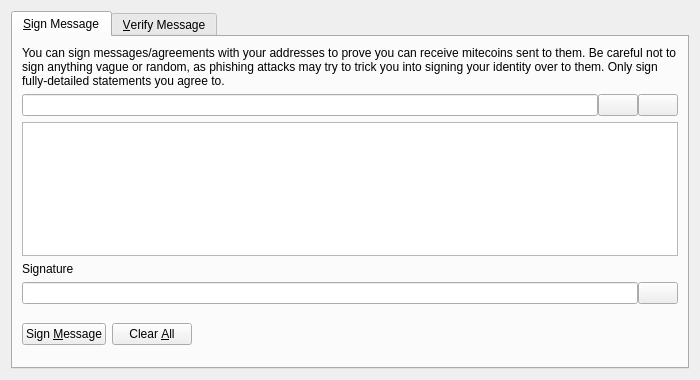
<?xml version="1.0" encoding="UTF-8"?>
<ui version="4.0">
 <class>SignVerifyMessageDialog</class>
 <widget class="QDialog" name="SignVerifyMessageDialog">
  <property name="geometry">
   <rect>
    <x>0</x>
    <y>0</y>
    <width>700</width>
    <height>380</height>
   </rect>
  </property>
  <property name="windowTitle">
   <string>Signatures - Sign / Verify a Message</string>
  </property>
  <property name="modal">
   <bool>true</bool>
  </property>
  <layout class="QVBoxLayout" name="verticalLayout">
   <item>
    <widget class="QTabWidget" name="tabWidget">
     <property name="currentIndex">
      <number>0</number>
     </property>
     <widget class="QWidget" name="tabSignMessage">
      <attribute name="title">
       <string>&amp;Sign Message</string>
      </attribute>
      <layout class="QVBoxLayout" name="verticalLayout_SM">
       <item>
        <widget class="QLabel" name="infoLabel_SM">
         <property name="text">
          <string>You can sign messages/agreements with your addresses to prove you can receive mitecoins sent to them. Be careful not to sign anything vague or random, as phishing attacks may try to trick you into signing your identity over to them. Only sign fully-detailed statements you agree to.</string>
         </property>
         <property name="textFormat">
          <enum>Qt::PlainText</enum>
         </property>
         <property name="wordWrap">
          <bool>true</bool>
         </property>
        </widget>
       </item>
       <item>
        <layout class="QHBoxLayout" name="horizontalLayout_1_SM">
         <property name="spacing">
          <number>0</number>
         </property>
         <item>
          <widget class="QValidatedLineEdit" name="addressIn_SM">
           <property name="toolTip">
            <string>The Mitecoin address to sign the message with</string>
           </property>
          </widget>
         </item>
         <item>
          <widget class="QPushButton" name="addressBookButton_SM">
           <property name="toolTip">
            <string>Choose previously used address</string>
           </property>
           <property name="text">
            <string/>
           </property>
           <property name="icon">
            <iconset resource="../bitcoin.qrc">
             <normaloff>:/icons/address-book</normaloff>:/icons/address-book</iconset>
           </property>
           <property name="shortcut">
            <string>Alt+A</string>
           </property>
           <property name="autoDefault">
            <bool>false</bool>
           </property>
          </widget>
         </item>
         <item>
          <widget class="QPushButton" name="pasteButton_SM">
           <property name="toolTip">
            <string>Paste address from clipboard</string>
           </property>
           <property name="text">
            <string/>
           </property>
           <property name="icon">
            <iconset resource="../bitcoin.qrc">
             <normaloff>:/icons/editpaste</normaloff>:/icons/editpaste</iconset>
           </property>
           <property name="shortcut">
            <string>Alt+P</string>
           </property>
           <property name="autoDefault">
            <bool>false</bool>
           </property>
          </widget>
         </item>
        </layout>
       </item>
       <item>
        <widget class="QPlainTextEdit" name="messageIn_SM">
         <property name="toolTip">
          <string>Enter the message you want to sign here</string>
         </property>
        </widget>
       </item>
       <item>
        <widget class="QLabel" name="signatureLabel_SM">
         <property name="text">
          <string>Signature</string>
         </property>
         <property name="textFormat">
          <enum>Qt::PlainText</enum>
         </property>
        </widget>
       </item>
       <item>
        <layout class="QHBoxLayout" name="horizontalLayout_2_SM">
         <property name="spacing">
          <number>0</number>
         </property>
         <item>
          <widget class="QLineEdit" name="signatureOut_SM">
           <property name="font">
            <font>
             <italic>true</italic>
            </font>
           </property>
           <property name="readOnly">
            <bool>true</bool>
           </property>
          </widget>
         </item>
         <item>
          <widget class="QPushButton" name="copySignatureButton_SM">
           <property name="toolTip">
            <string>Copy the current signature to the system clipboard</string>
           </property>
           <property name="text">
            <string/>
           </property>
           <property name="icon">
            <iconset resource="../bitcoin.qrc">
             <normaloff>:/icons/editcopy</normaloff>:/icons/editcopy</iconset>
           </property>
           <property name="autoDefault">
            <bool>false</bool>
           </property>
          </widget>
         </item>
        </layout>
       </item>
       <item>
        <layout class="QHBoxLayout" name="horizontalLayout_3_SM">
         <item>
          <widget class="QPushButton" name="signMessageButton_SM">
           <property name="toolTip">
            <string>Sign the message to prove you own this Mitecoin address</string>
           </property>
           <property name="text">
            <string>Sign &amp;Message</string>
           </property>
           <property name="icon">
            <iconset resource="../bitcoin.qrc">
             <normaloff>:/icons/edit</normaloff>:/icons/edit</iconset>
           </property>
           <property name="autoDefault">
            <bool>false</bool>
           </property>
          </widget>
         </item>
         <item>
          <widget class="QPushButton" name="clearButton_SM">
           <property name="toolTip">
            <string>Reset all sign message fields</string>
           </property>
           <property name="text">
            <string>Clear &amp;All</string>
           </property>
           <property name="icon">
            <iconset resource="../bitcoin.qrc">
             <normaloff>:/icons/remove</normaloff>:/icons/remove</iconset>
           </property>
           <property name="autoDefault">
            <bool>false</bool>
           </property>
          </widget>
         </item>
         <item>
          <spacer name="horizontalSpacer_1_SM">
           <property name="orientation">
            <enum>Qt::Horizontal</enum>
           </property>
           <property name="sizeHint" stdset="0">
            <size>
             <width>40</width>
             <height>48</height>
            </size>
           </property>
          </spacer>
         </item>
         <item>
          <widget class="QLabel" name="statusLabel_SM">
           <property name="font">
            <font>
             <weight>75</weight>
             <bold>true</bold>
            </font>
           </property>
           <property name="text">
            <string/>
           </property>
           <property name="wordWrap">
            <bool>true</bool>
           </property>
          </widget>
         </item>
         <item>
          <spacer name="horizontalSpacer_2_SM">
           <property name="orientation">
            <enum>Qt::Horizontal</enum>
           </property>
           <property name="sizeHint" stdset="0">
            <size>
             <width>40</width>
             <height>48</height>
            </size>
           </property>
          </spacer>
         </item>
        </layout>
       </item>
      </layout>
     </widget>
     <widget class="QWidget" name="tabVerifyMessage">
      <attribute name="title">
       <string>&amp;Verify Message</string>
      </attribute>
      <layout class="QVBoxLayout" name="verticalLayout_VM">
       <item>
        <widget class="QLabel" name="infoLabel_VM">
         <property name="text">
          <string>Enter the receiver's address, message (ensure you copy line breaks, spaces, tabs, etc. exactly) and signature below to verify the message. Be careful not to read more into the signature than what is in the signed message itself, to avoid being tricked by a man-in-the-middle attack. Note that this only proves the signing party receives with the address, it cannot prove sendership of any transaction!</string>
         </property>
         <property name="textFormat">
          <enum>Qt::PlainText</enum>
         </property>
         <property name="alignment">
          <set>Qt::AlignLeading|Qt::AlignLeft|Qt::AlignTop</set>
         </property>
         <property name="wordWrap">
          <bool>true</bool>
         </property>
        </widget>
       </item>
       <item>
        <layout class="QHBoxLayout" name="horizontalLayout_1_VM">
         <property name="spacing">
          <number>0</number>
         </property>
         <item>
          <widget class="QValidatedLineEdit" name="addressIn_VM">
           <property name="toolTip">
            <string>The Mitecoin address the message was signed with</string>
           </property>
          </widget>
         </item>
         <item>
          <widget class="QPushButton" name="addressBookButton_VM">
           <property name="toolTip">
            <string>Choose previously used address</string>
           </property>
           <property name="text">
            <string/>
           </property>
           <property name="icon">
            <iconset resource="../bitcoin.qrc">
             <normaloff>:/icons/address-book</normaloff>:/icons/address-book</iconset>
           </property>
           <property name="shortcut">
            <string>Alt+A</string>
           </property>
           <property name="autoDefault">
            <bool>false</bool>
           </property>
          </widget>
         </item>
        </layout>
       </item>
       <item>
        <widget class="QPlainTextEdit" name="messageIn_VM"/>
       </item>
       <item>
        <widget class="QValidatedLineEdit" name="signatureIn_VM"/>
       </item>
       <item>
        <layout class="QHBoxLayout" name="horizontalLayout_2_VM">
         <item>
          <widget class="QPushButton" name="verifyMessageButton_VM">
           <property name="toolTip">
            <string>Verify the message to ensure it was signed with the specified Mitecoin address</string>
           </property>
           <property name="text">
            <string>Verify &amp;Message</string>
           </property>
           <property name="icon">
            <iconset resource="../bitcoin.qrc">
             <normaloff>:/icons/transaction_0</normaloff>:/icons/transaction_0</iconset>
           </property>
           <property name="autoDefault">
            <bool>false</bool>
           </property>
          </widget>
         </item>
         <item>
          <widget class="QPushButton" name="clearButton_VM">
           <property name="toolTip">
            <string>Reset all verify message fields</string>
           </property>
           <property name="text">
            <string>Clear &amp;All</string>
           </property>
           <property name="icon">
            <iconset resource="../bitcoin.qrc">
             <normaloff>:/icons/remove</normaloff>:/icons/remove</iconset>
           </property>
           <property name="autoDefault">
            <bool>false</bool>
           </property>
          </widget>
         </item>
         <item>
          <spacer name="horizontalSpacer_1_VM">
           <property name="orientation">
            <enum>Qt::Horizontal</enum>
           </property>
           <property name="sizeHint" stdset="0">
            <size>
             <width>40</width>
             <height>48</height>
            </size>
           </property>
          </spacer>
         </item>
         <item>
          <widget class="QLabel" name="statusLabel_VM">
           <property name="font">
            <font>
             <weight>75</weight>
             <bold>true</bold>
            </font>
           </property>
           <property name="text">
            <string/>
           </property>
           <property name="wordWrap">
            <bool>true</bool>
           </property>
          </widget>
         </item>
         <item>
          <spacer name="horizontalSpacer_2_VM">
           <property name="orientation">
            <enum>Qt::Horizontal</enum>
           </property>
           <property name="sizeHint" stdset="0">
            <size>
             <width>40</width>
             <height>48</height>
            </size>
           </property>
          </spacer>
         </item>
        </layout>
       </item>
      </layout>
     </widget>
    </widget>
   </item>
  </layout>
 </widget>
 <customwidgets>
  <customwidget>
   <class>QValidatedLineEdit</class>
   <extends>QLineEdit</extends>
   <header>qvalidatedlineedit.h</header>
  </customwidget>
 </customwidgets>
 <resources>
  <include location="../bitcoin.qrc"/>
 </resources>
 <connections/>
</ui>
